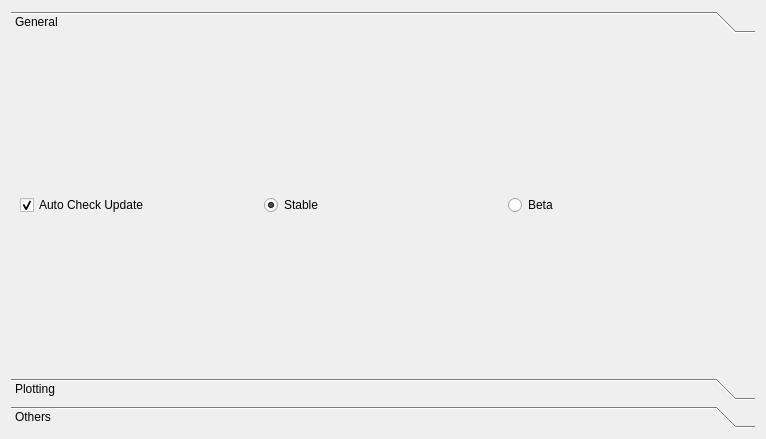
<?xml version="1.0" encoding="UTF-8"?>
<ui version="4.0">
 <class>Settings</class>
 <widget class="QWidget" name="Settings">
  <property name="geometry">
   <rect>
    <x>0</x>
    <y>0</y>
    <width>766</width>
    <height>439</height>
   </rect>
  </property>
  <property name="windowTitle">
   <string>Settings</string>
  </property>
  <layout class="QGridLayout" name="gridLayout">
   <item row="0" column="0">
    <widget class="QToolBox" name="toolBox">
     <property name="currentIndex">
      <number>0</number>
     </property>
     <widget class="QWidget" name="page">
      <property name="geometry">
       <rect>
        <x>0</x>
        <y>0</y>
        <width>748</width>
        <height>340</height>
       </rect>
      </property>
      <attribute name="label">
       <string>General</string>
      </attribute>
      <layout class="QGridLayout" name="gridLayout_3">
       <item row="0" column="0">
        <layout class="QGridLayout" name="gridLayout_2">
         <item row="0" column="0">
          <widget class="QCheckBox" name="checkBox_auto_check_update">
           <property name="text">
            <string>Auto Check Update</string>
           </property>
           <property name="checked">
            <bool>true</bool>
           </property>
          </widget>
         </item>
         <item row="0" column="1">
          <widget class="QRadioButton" name="radioButton_update_stable">
           <property name="text">
            <string>Stable</string>
           </property>
           <property name="checked">
            <bool>true</bool>
           </property>
          </widget>
         </item>
         <item row="0" column="2">
          <widget class="QRadioButton" name="radioButton_update_beta">
           <property name="text">
            <string>Beta</string>
           </property>
          </widget>
         </item>
        </layout>
       </item>
      </layout>
     </widget>
     <widget class="QWidget" name="page_2">
      <property name="geometry">
       <rect>
        <x>0</x>
        <y>0</y>
        <width>748</width>
        <height>340</height>
       </rect>
      </property>
      <attribute name="label">
       <string>Plotting</string>
      </attribute>
      <layout class="QGridLayout" name="gridLayout_4">
       <item row="2" column="0">
        <widget class="QLabel" name="label_21">
         <property name="text">
          <string>HTML Global</string>
         </property>
        </widget>
       </item>
       <item row="3" column="3">
        <layout class="QGridLayout" name="gridLayout_7">
         <item row="0" column="0">
          <widget class="QLabel" name="label_11">
           <property name="sizePolicy">
            <sizepolicy hsizetype="Maximum" vsizetype="Preferred">
             <horstretch>0</horstretch>
             <verstretch>0</verstretch>
            </sizepolicy>
           </property>
           <property name="text">
            <string>Line Width</string>
           </property>
          </widget>
         </item>
         <item row="0" column="3">
          <widget class="QDoubleSpinBox" name="doubleSpinBox_tf_link_net_line_curve">
           <property name="decimals">
            <number>1</number>
           </property>
           <property name="maximum">
            <double>1.000000000000000</double>
           </property>
           <property name="singleStep">
            <double>0.100000000000000</double>
           </property>
           <property name="value">
            <double>0.000000000000000</double>
           </property>
          </widget>
         </item>
         <item row="1" column="0">
          <widget class="QLabel" name="label_15">
           <property name="toolTip">
            <string>The larger the value the greater the repulsion</string>
           </property>
           <property name="text">
            <string>Repulsion</string>
           </property>
          </widget>
         </item>
         <item row="0" column="4">
          <widget class="QLabel" name="label_12">
           <property name="text">
            <string>Line opacity</string>
           </property>
          </widget>
         </item>
         <item row="0" column="2">
          <widget class="QLabel" name="label_14">
           <property name="sizePolicy">
            <sizepolicy hsizetype="Maximum" vsizetype="Preferred">
             <horstretch>0</horstretch>
             <verstretch>0</verstretch>
            </sizepolicy>
           </property>
           <property name="text">
            <string>Line Curve</string>
           </property>
          </widget>
         </item>
         <item row="2" column="0">
          <widget class="QLabel" name="label_18">
           <property name="text">
            <string>Text Width</string>
           </property>
          </widget>
         </item>
         <item row="1" column="1">
          <widget class="QSpinBox" name="spinBox_tf_link_net_repulsion">
           <property name="maximum">
            <number>100000</number>
           </property>
           <property name="singleStep">
            <number>50</number>
           </property>
           <property name="value">
            <number>500</number>
           </property>
          </widget>
         </item>
         <item row="0" column="5">
          <widget class="QDoubleSpinBox" name="doubleSpinBox_tf_link_net_line_opacity">
           <property name="decimals">
            <number>1</number>
           </property>
           <property name="maximum">
            <double>1.000000000000000</double>
           </property>
           <property name="singleStep">
            <double>0.100000000000000</double>
           </property>
           <property name="value">
            <double>0.500000000000000</double>
           </property>
          </widget>
         </item>
         <item row="2" column="2">
          <widget class="QLabel" name="label_16">
           <property name="text">
            <string>Font Weight</string>
           </property>
          </widget>
         </item>
         <item row="2" column="3">
          <widget class="QComboBox" name="comboBox_tf_link_net_font_weight">
           <item>
            <property name="text">
             <string>bold</string>
            </property>
           </item>
           <item>
            <property name="text">
             <string>normal</string>
            </property>
           </item>
           <item>
            <property name="text">
             <string>bolder</string>
            </property>
           </item>
           <item>
            <property name="text">
             <string>lighter</string>
            </property>
           </item>
          </widget>
         </item>
         <item row="1" column="4">
          <widget class="QLabel" name="label_17">
           <property name="sizePolicy">
            <sizepolicy hsizetype="Maximum" vsizetype="Preferred">
             <horstretch>0</horstretch>
             <verstretch>0</verstretch>
            </sizepolicy>
           </property>
           <property name="text">
            <string>Label Postion</string>
           </property>
          </widget>
         </item>
         <item row="2" column="1">
          <widget class="QSpinBox" name="spinBox_tf_link_net_text_width">
           <property name="maximum">
            <number>9999</number>
           </property>
           <property name="singleStep">
            <number>10</number>
           </property>
           <property name="value">
            <number>300</number>
           </property>
          </widget>
         </item>
         <item row="0" column="1">
          <widget class="QDoubleSpinBox" name="doubleSpinBox_tf_link_net_line_width">
           <property name="sizePolicy">
            <sizepolicy hsizetype="Preferred" vsizetype="Fixed">
             <horstretch>0</horstretch>
             <verstretch>0</verstretch>
            </sizepolicy>
           </property>
           <property name="decimals">
            <number>1</number>
           </property>
           <property name="minimum">
            <double>0.100000000000000</double>
           </property>
           <property name="singleStep">
            <double>1.000000000000000</double>
           </property>
           <property name="value">
            <double>3.000000000000000</double>
           </property>
          </widget>
         </item>
         <item row="1" column="5">
          <widget class="QComboBox" name="comboBox_tf_link_net_label_position">
           <item>
            <property name="text">
             <string>bottom</string>
            </property>
           </item>
           <item>
            <property name="text">
             <string>top</string>
            </property>
           </item>
           <item>
            <property name="text">
             <string>right</string>
            </property>
           </item>
           <item>
            <property name="text">
             <string>left</string>
            </property>
           </item>
           <item>
            <property name="text">
             <string>inside</string>
            </property>
           </item>
           <item>
            <property name="text">
             <string>insideLeft</string>
            </property>
           </item>
           <item>
            <property name="text">
             <string>insideRight</string>
            </property>
           </item>
          </widget>
         </item>
         <item row="1" column="2">
          <widget class="QLabel" name="label_19">
           <property name="toolTip">
            <string>The gravitational factor towards the centre to which the node is subjected. The larger the value the closer the node is to the centre.</string>
           </property>
           <property name="text">
            <string>Gravity</string>
           </property>
          </widget>
         </item>
         <item row="1" column="3">
          <widget class="QDoubleSpinBox" name="doubleSpinBox_tf_link_net_gravity">
           <property name="maximum">
            <double>1.000000000000000</double>
           </property>
           <property name="singleStep">
            <double>0.010000000000000</double>
           </property>
           <property name="value">
            <double>0.200000000000000</double>
           </property>
          </widget>
         </item>
        </layout>
       </item>
       <item row="2" column="3">
        <layout class="QGridLayout" name="gridLayout_5">
         <item row="0" column="0">
          <widget class="QLabel" name="label_22">
           <property name="text">
            <string>Theme</string>
           </property>
          </widget>
         </item>
         <item row="0" column="1">
          <widget class="QComboBox" name="comboBox_html_theme">
           <item>
            <property name="text">
             <string>white</string>
            </property>
           </item>
           <item>
            <property name="text">
             <string>dark</string>
            </property>
           </item>
          </widget>
         </item>
        </layout>
       </item>
       <item row="4" column="3">
        <layout class="QGridLayout" name="gridLayout_6">
         <item row="0" column="0">
          <widget class="QLabel" name="label_5">
           <property name="text">
            <string>Taxa Shape</string>
           </property>
          </widget>
         </item>
         <item row="1" column="5">
          <widget class="QLineEdit" name="lineEdit_tf_link_net_func_focus_color">
           <property name="text">
            <string>#B24745</string>
           </property>
          </widget>
         </item>
         <item row="0" column="5">
          <widget class="QLineEdit" name="lineEdit_tf_link_net_taxa_focus_color">
           <property name="text">
            <string>#6A6599</string>
           </property>
          </widget>
         </item>
         <item row="1" column="4">
          <widget class="QLabel" name="label_8">
           <property name="text">
            <string>Focus Func Color</string>
           </property>
          </widget>
         </item>
         <item row="0" column="3">
          <widget class="QLineEdit" name="lineEdit_tf_link_net_taxa_color">
           <property name="text">
            <string>#374E55</string>
           </property>
          </widget>
         </item>
         <item row="1" column="1">
          <widget class="QComboBox" name="comboBox_tf_link_net_func_shape">
           <item>
            <property name="text">
             <string>rect</string>
            </property>
           </item>
           <item>
            <property name="text">
             <string>circle</string>
            </property>
           </item>
           <item>
            <property name="text">
             <string>roundRect</string>
            </property>
           </item>
           <item>
            <property name="text">
             <string>triangle</string>
            </property>
           </item>
           <item>
            <property name="text">
             <string>diamond</string>
            </property>
           </item>
           <item>
            <property name="text">
             <string>pin</string>
            </property>
           </item>
           <item>
            <property name="text">
             <string>arrow</string>
            </property>
           </item>
          </widget>
         </item>
         <item row="0" column="4">
          <widget class="QLabel" name="label_9">
           <property name="text">
            <string>Focus Taxa Color</string>
           </property>
          </widget>
         </item>
         <item row="0" column="2">
          <widget class="QLabel" name="label_7">
           <property name="text">
            <string>Taxa Color</string>
           </property>
          </widget>
         </item>
         <item row="1" column="0">
          <widget class="QLabel" name="label_6">
           <property name="text">
            <string>Function Shape</string>
           </property>
          </widget>
         </item>
         <item row="1" column="3">
          <widget class="QLineEdit" name="lineEdit_tf_link_net_func_color">
           <property name="text">
            <string>#DF8F44</string>
           </property>
          </widget>
         </item>
         <item row="1" column="2">
          <widget class="QLabel" name="label_10">
           <property name="text">
            <string>Func Color</string>
           </property>
          </widget>
         </item>
         <item row="0" column="1">
          <widget class="QComboBox" name="comboBox_tf_link_net_taxa_sahpe">
           <item>
            <property name="text">
             <string>circle</string>
            </property>
           </item>
           <item>
            <property name="text">
             <string>rect</string>
            </property>
           </item>
           <item>
            <property name="text">
             <string>roundRect</string>
            </property>
           </item>
           <item>
            <property name="text">
             <string>triangle</string>
            </property>
           </item>
           <item>
            <property name="text">
             <string>diamond</string>
            </property>
           </item>
           <item>
            <property name="text">
             <string>pin</string>
            </property>
           </item>
           <item>
            <property name="text">
             <string>arrow</string>
            </property>
           </item>
          </widget>
         </item>
         <item row="2" column="0">
          <widget class="QLabel" name="label_13">
           <property name="text">
            <string>Line Color</string>
           </property>
          </widget>
         </item>
         <item row="2" column="1">
          <widget class="QLineEdit" name="lineEdit_tf_link_net_line_color">
           <property name="text">
            <string>#9aa7b1</string>
           </property>
          </widget>
         </item>
        </layout>
       </item>
       <item row="4" column="0">
        <widget class="QLabel" name="label_4">
         <property name="text">
          <string>Taxa-Functions Link Network</string>
         </property>
        </widget>
       </item>
       <item row="1" column="3">
        <layout class="QGridLayout" name="gridLayout_8">
         <item row="0" column="0">
          <widget class="QLabel" name="label_2">
           <property name="sizePolicy">
            <sizepolicy hsizetype="Maximum" vsizetype="Preferred">
             <horstretch>0</horstretch>
             <verstretch>0</verstretch>
            </sizepolicy>
           </property>
           <property name="layoutDirection">
            <enum>Qt::LeftToRight</enum>
           </property>
           <property name="text">
            <string>Linkage Method</string>
           </property>
           <property name="alignment">
            <set>Qt::AlignLeading|Qt::AlignLeft|Qt::AlignVCenter</set>
           </property>
          </widget>
         </item>
         <item row="0" column="1">
          <widget class="QComboBox" name="comboBox_heatmap_linkage_method">
           <property name="currentText">
            <string>average</string>
           </property>
           <item>
            <property name="text">
             <string>average</string>
            </property>
           </item>
           <item>
            <property name="text">
             <string>single</string>
            </property>
           </item>
           <item>
            <property name="text">
             <string>complete</string>
            </property>
           </item>
           <item>
            <property name="text">
             <string>centroid</string>
            </property>
           </item>
           <item>
            <property name="text">
             <string>median</string>
            </property>
           </item>
           <item>
            <property name="text">
             <string>weighted</string>
            </property>
           </item>
           <item>
            <property name="text">
             <string>ward</string>
            </property>
           </item>
          </widget>
         </item>
         <item row="0" column="2">
          <widget class="QLabel" name="label_3">
           <property name="sizePolicy">
            <sizepolicy hsizetype="Fixed" vsizetype="Preferred">
             <horstretch>0</horstretch>
             <verstretch>0</verstretch>
            </sizepolicy>
           </property>
           <property name="text">
            <string>Linkage Metric</string>
           </property>
           <property name="alignment">
            <set>Qt::AlignLeading|Qt::AlignLeft|Qt::AlignVCenter</set>
           </property>
          </widget>
         </item>
         <item row="0" column="3">
          <widget class="QComboBox" name="comboBox_heatmap_linkage_metric">
           <property name="currentText">
            <string>euclidean</string>
           </property>
           <item>
            <property name="text">
             <string>euclidean</string>
            </property>
           </item>
           <item>
            <property name="text">
             <string>chebyshev</string>
            </property>
           </item>
           <item>
            <property name="text">
             <string>cityblock</string>
            </property>
           </item>
           <item>
            <property name="text">
             <string>hamming</string>
            </property>
           </item>
           <item>
            <property name="text">
             <string>matching</string>
            </property>
           </item>
           <item>
            <property name="text">
             <string>minkowski</string>
            </property>
           </item>
           <item>
            <property name="text">
             <string>rogerstanimoto</string>
            </property>
           </item>
           <item>
            <property name="text">
             <string>russellrao</string>
            </property>
           </item>
           <item>
            <property name="text">
             <string>sqeuclidean</string>
            </property>
           </item>
          </widget>
         </item>
        </layout>
       </item>
       <item row="3" column="0">
        <widget class="QLabel" name="label_20">
         <property name="text">
          <string>Network Global</string>
         </property>
        </widget>
       </item>
       <item row="1" column="0">
        <widget class="QLabel" name="label">
         <property name="text">
          <string>HeatMap</string>
         </property>
        </widget>
       </item>
      </layout>
     </widget>
     <widget class="QWidget" name="page_3">
      <property name="geometry">
       <rect>
        <x>0</x>
        <y>0</y>
        <width>748</width>
        <height>340</height>
       </rect>
      </property>
      <attribute name="label">
       <string>Others</string>
      </attribute>
      <layout class="QGridLayout" name="gridLayout_11">
       <item row="1" column="0">
        <widget class="QLabel" name="label_23">
         <property name="text">
          <string>Protein Infer</string>
         </property>
        </widget>
       </item>
       <item row="1" column="1">
        <layout class="QGridLayout" name="gridLayout_10">
         <item row="0" column="1">
          <widget class="QComboBox" name="comboBox_protein_infer_greedy_mode">
           <item>
            <property name="text">
             <string>fast</string>
            </property>
           </item>
           <item>
            <property name="text">
             <string>normal</string>
            </property>
           </item>
          </widget>
         </item>
         <item row="0" column="0">
          <widget class="QLabel" name="label_24">
           <property name="text">
            <string>Greedy Mode in Razor Method</string>
           </property>
          </widget>
         </item>
        </layout>
       </item>
      </layout>
     </widget>
    </widget>
   </item>
  </layout>
 </widget>
 <resources/>
 <connections/>
</ui>
